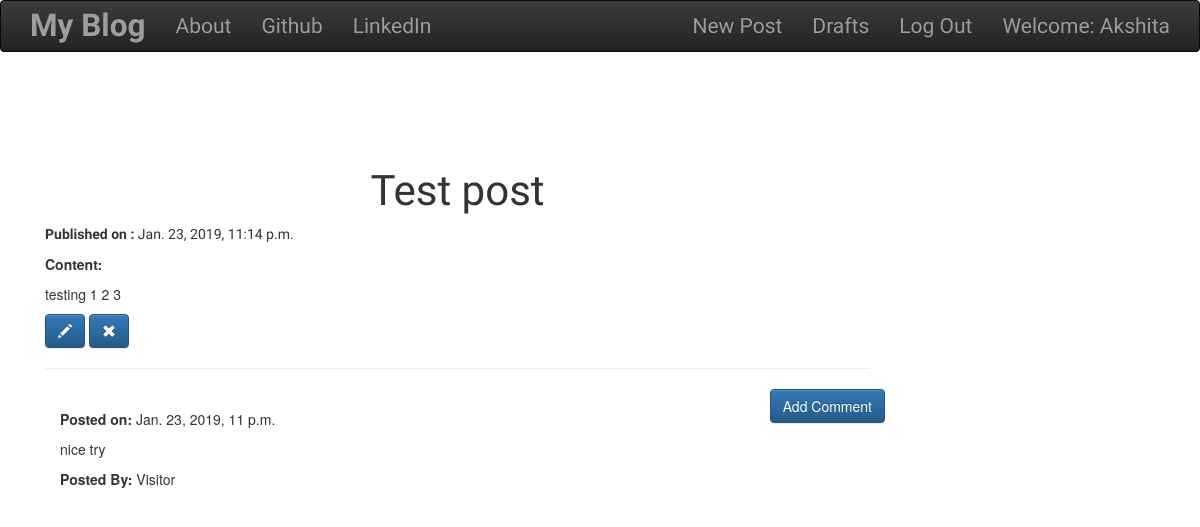
Screenshot of /post/6 (signed in) with the database file from the repository.
### blog/models.py (models this page shows, shortened)
class Post(models.Model):
    author = models.ForeignKey('auth.User',on_delete=models.CASCADE,)
    title = models.CharField(max_length=200)
    text = models.TextField()
    create_date = models.DateTimeField(default=timezone.now)
    published_date = models.DateTimeField(blank=True,null=True)

class Comment(models.Model):
    post = models.ForeignKey('blog.Post',related_name='comments',on_delete=models.CASCADE,)
    author = models.CharField(max_length=200)
    text = models.TextField()
    create_date = models.DateTimeField(default=timezone.now())
    approved_comment = models.BooleanField(default=False)

### blog/views.py (the view)
# urls.py: url(r'^post/(?P<pk>\d+)$',views.PostDetailView.as_view(),name='post_detail'),
class PostDetailView(DetailView):
    model = Post

### blog/templates/blog/post_detail.html (shortened to what this page needs)
{% extends "blog/base.html" %}
{% block content %}
    <br><br>
    <h1 class="posttitle loader"><br>{{ post.title }}</h1>
    {% if post.published_date %}
      <div class="date">
        <p class="pdate"><b>Published on :</b> {{ post.published_date }}</p>
      </div>
    {% else %}
      <a class="btn btn-default" href="{% url 'post_publish' pk=post.pk %}">
        <span class="glyphicon glyphicon-circle-arrow-up"> Publish </span>
      </a>
    {% endif %}
    <b>Content:</b><br>
  <p class="postcontent">{{ post.text|safe|linebreaksbr }}</p>
  {% if user.is_authenticated %}
  <a class="btn btn-primary" href="{% url 'post_edit' pk=post.pk %}">
    <span class="glyphicon glyphicon-pencil"></span>
  </a>
  <a class="btn btn-primary" href="{% url 'post_remove' pk=post.pk %}">
    <span class="glyphicon glyphicon-remove"></span>
  </a>
    {% endif %}
    <hr>
    <a class="btn btn-primary btn-comment" href="{% url 'add_comment_to_post' pk=post.pk %}">Add Comment</a>
    <div class="container">
      {% for comment in post.comments.all %}
      <br>
        {% if user.is_authenticated %}
            {% if comment.approved_comment %}
              <b>Posted on:</b> {{ comment.create_date }}
            {% endif %}
            <p>{{ comment.text|safe|linebreaks }}</p>
            <p><b>Posted By:</b> {{ comment.author }}</p>
        {% else %}
          {% if comment.approved_comment %}
            <b>Posted on:</b> {{ comment.create_date }}
            <p>{{ comment.text|safe|linebreaks }}</p>
            <p><b>Posted By:</b> {{ comment.author }}</p>
          {% endif %}
        {% endif %}
      {% empty %}
        <p>No Comments!</p>
      {% endfor %}
    </div>
{% endblock %}

### blog/templates/blog/base.html (shortened to what this page needs)
<!DOCTYPE html>
{% load staticfiles %}
<html lang="en" dir="ltr">
  <head>
    <link rel="stylesheet" href="https://maxcdn.bootstrapcdn.com/bootstrap/3.3.7/css/bootstrap.min.css">
    <link rel="stylesheet" href="https://maxcdn.bootstrapcdn.com/bootstrap/3.3.7/css/bootstrap-theme.min.css">
    <link rel="stylesheet" href="//cdn.jsdelivr.net/npm/medium-editor@latest/dist/css/medium-editor.min.css" type="text/css" media="screen" charset="utf-8">
    <link rel="stylesheet" href="{% static 'css/blog.css' %}">
  </head>
  <body>
    <nav class="navbar navbar-inverse techfont custom-navbar">
      <div class="container">
        <ul class="nav navbar-nav">
          <li><a class='navbar-brand bigbrand' href="{% url 'post_list' %}"><b>My Blog</b></a></li>
          <li><a href="{% url 'about'%}">About</a></li>
          <li><a href="https://www.github.com">Github</a></li>
          <li><a href="https://www.linkedin.com">LinkedIn</a></li>
        </ul>
        <ul class="nav navbar-nav navbar-right">
          {% if user.is_authenticated %}
          <li>
            <a href="{% url 'post_new' %}">New Post</a>
          </li>
          <li>
            <a href="{% url 'post_draft_list' %}">Drafts</a>
          </li>
          <li>
            <a href="{% url 'logout' %}">Log Out</a>
          </li>
          <li>
            <a>Welcome: {{user.username}}</a>
          </li>
            {% else %}
            <li><a class="nav navbar-right" href="{% url 'login' %}"><span class="glyphicon glyphicon-user"></span></a></li>
          {% endif %}
        </ul>
      </div>
    </nav>
    <div class="content container">
      <div class="col-lg-9 col-md-6 col-xs-6 col-sm-6">
        <div class="blog_posts">
          {% block content %}
          {% endblock %}
        </div>
      </div>
    </div>
  </body>
</html>

### blog/static/css/blog.css (style rules this page uses)
.techfont { font-family: 'Song Myung', serif; font-size: 1.5em; margin-bottom: 10px; }
.bigbrand { font-size: 1.5em; }
.posttitle { font-family: 'Baloo Thambi', cursive; font-size: 3em; text-align: center; }
.pdate { font-family: 'Song Myung', serif; font-size: 1em; }
.postcontent { font-family: 'Song Myung', serif; font-size: 1em; }
.btn-comment { position: absolute; right: 0px; }

### rows the page displays
Post: title "Test post", published_date "Jan. 23, 2019, 11:14 p.m.", text "testing 1 2 3"
Comment: create_date "Jan. 23, 2019, 11 p.m.", text "nice try", author "Visitor"

### other values shown
{{ user.username }} "Akshita"
